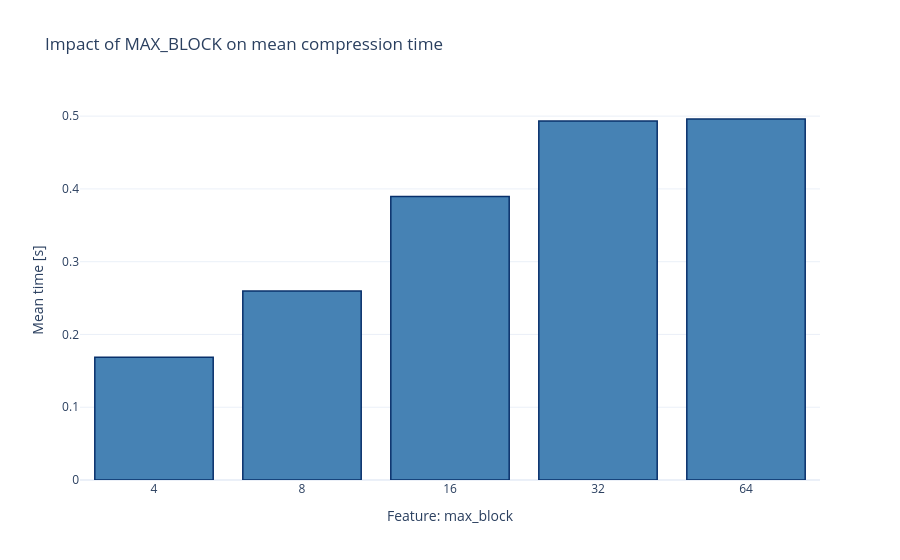
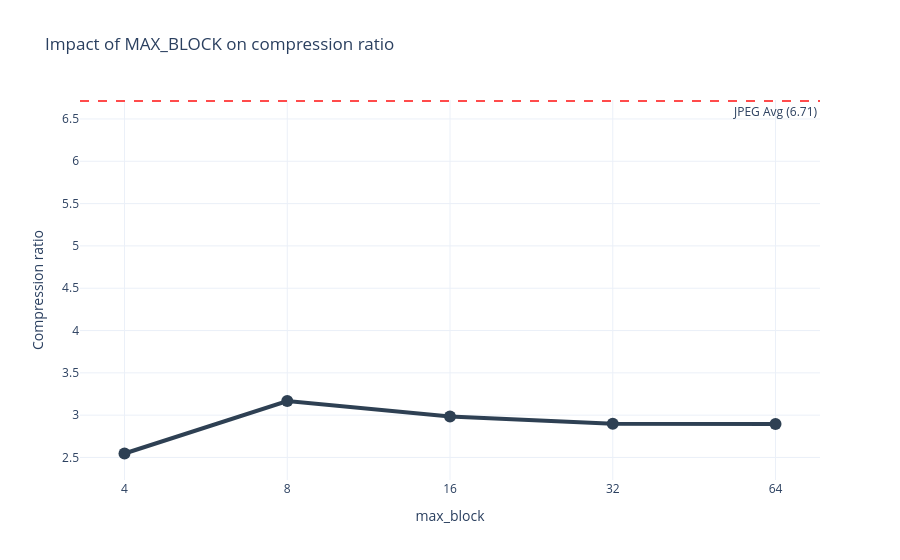
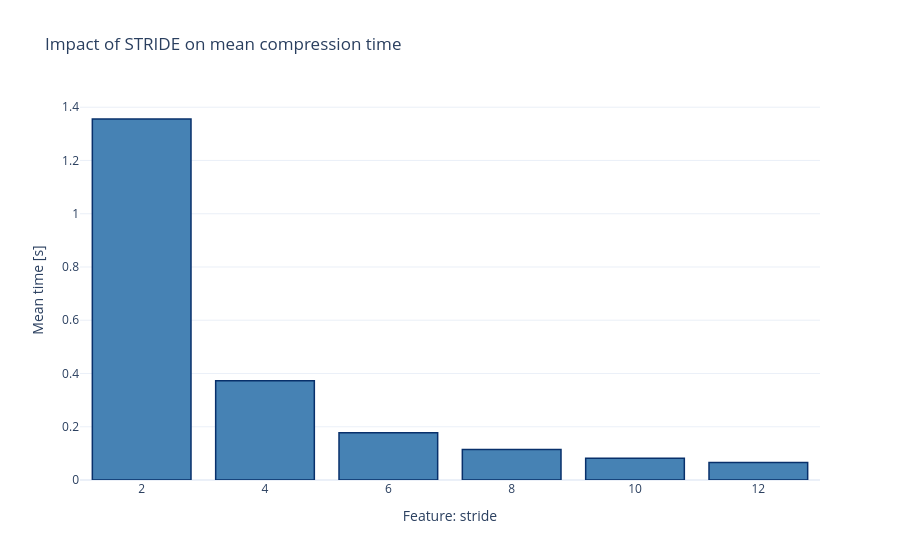
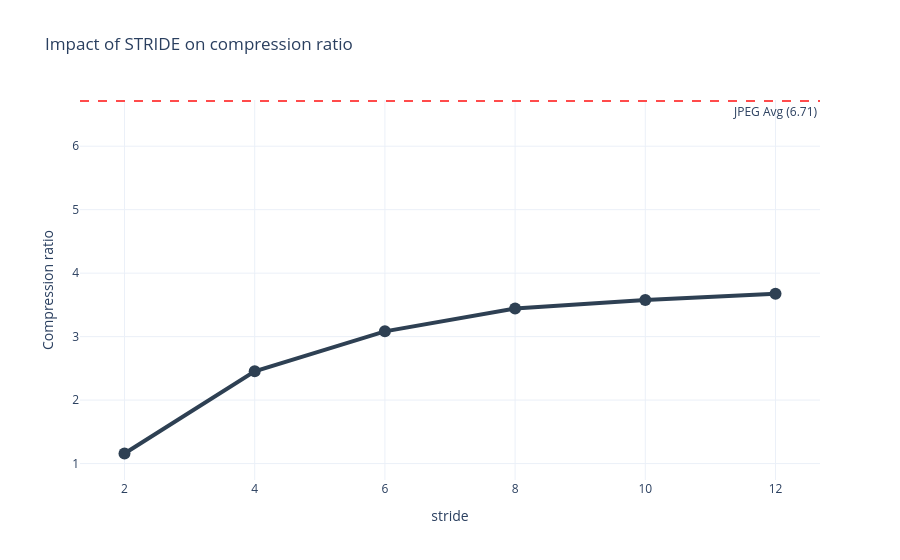

Write notebook code for charts like these, in order.
### Code cell
visualize_bench_result(df_stride_max, features=["max_block", "stride"])

### Figure 1 — Plotly figure (JSON) as saved in the notebook; plotly's stock layout.template omitted (floating-point values rounded to 4 significant figures)
{"data": [{"hovertemplate": "Feature: max_block=%{x}<br>Mean time [s]=%{y}<extra></extra>", "legendgroup": "", "marker": {"color": "#4682B4", "line": {"color": "rgb(8,48,107)", "width": 1.5}, "pattern": {"shape": ""}}, "name": "", "orientation": "v", "showlegend": false, "textposition": "auto", "type": "bar", "x": ["4", "8", "16", "32", "64"], "xaxis": "x", "y": [0.1685, 0.2597, 0.3897, 0.4932, 0.4961], "yaxis": "y"}], "layout": {"barmode": "relative", "legend": {"tracegroupgap": 0}, "title": {"text": "Impact of MAX_BLOCK on mean compression time"}, "xaxis": {"anchor": "y", "domain": [0, 1], "title": {"text": "Feature: max_block"}, "type": "category"}, "yaxis": {"anchor": "x", "domain": [0, 1], "title": {"text": "Mean time [s]"}}}}

### Figure 2 — Plotly figure (JSON) as saved in the notebook; plotly's stock layout.template omitted (floating-point values rounded to 4 significant figures)
{"data": [{"hovertemplate": "max_block=%{x}<br>Compression ratio=%{y}<extra></extra>", "legendgroup": "", "line": {"color": "#2E4053", "dash": "solid", "width": 4}, "marker": {"size": 12, "symbol": "circle"}, "mode": "lines+markers", "name": "", "orientation": "v", "showlegend": false, "type": "scatter", "x": ["4", "8", "16", "32", "64"], "xaxis": "x", "y": [2.547, 3.166, 2.984, 2.899, 2.897], "yaxis": "y"}], "layout": {"annotations": [{"showarrow": false, "text": "JPEG Avg (6.71)", "x": 1, "xanchor": "right", "xref": "x domain", "y": 6.712, "yanchor": "top", "yref": "y"}], "legend": {"tracegroupgap": 0}, "shapes": [{"line": {"color": "#FF4B4B", "dash": "dash"}, "type": "line", "x0": 0, "x1": 1, "xref": "x domain", "y0": 6.712, "y1": 6.712, "yref": "y"}], "title": {"text": "Impact of MAX_BLOCK on compression ratio"}, "xaxis": {"anchor": "y", "domain": [0, 1], "title": {"text": "max_block"}, "type": "category"}, "yaxis": {"anchor": "x", "domain": [0, 1], "title": {"text": "Compression ratio"}}}}

### Figure 3 — Plotly figure (JSON) as saved in the notebook; plotly's stock layout.template omitted (floating-point values rounded to 4 significant figures)
{"data": [{"hovertemplate": "Feature: stride=%{x}<br>Mean time [s]=%{y}<extra></extra>", "legendgroup": "", "marker": {"color": "#4682B4", "line": {"color": "rgb(8,48,107)", "width": 1.5}, "pattern": {"shape": ""}}, "name": "", "orientation": "v", "showlegend": false, "textposition": "auto", "type": "bar", "x": ["2", "4", "6", "8", "10", "12"], "xaxis": "x", "y": [1.356, 0.3729, 0.1774, 0.115, 0.08163, 0.06587], "yaxis": "y"}], "layout": {"barmode": "relative", "legend": {"tracegroupgap": 0}, "title": {"text": "Impact of STRIDE on mean compression time"}, "xaxis": {"anchor": "y", "domain": [0, 1], "title": {"text": "Feature: stride"}, "type": "category"}, "yaxis": {"anchor": "x", "domain": [0, 1], "title": {"text": "Mean time [s]"}}}}

### Figure 4 — Plotly figure (JSON) as saved in the notebook; plotly's stock layout.template omitted (floating-point values rounded to 4 significant figures)
{"data": [{"hovertemplate": "stride=%{x}<br>Compression ratio=%{y}<extra></extra>", "legendgroup": "", "line": {"color": "#2E4053", "dash": "solid", "width": 4}, "marker": {"size": 12, "symbol": "circle"}, "mode": "lines+markers", "name": "", "orientation": "v", "showlegend": false, "type": "scatter", "x": ["2", "4", "6", "8", "10", "12"], "xaxis": "x", "y": [1.159, 2.454, 3.083, 3.442, 3.578, 3.676], "yaxis": "y"}], "layout": {"annotations": [{"showarrow": false, "text": "JPEG Avg (6.71)", "x": 1, "xanchor": "right", "xref": "x domain", "y": 6.712, "yanchor": "top", "yref": "y"}], "legend": {"tracegroupgap": 0}, "shapes": [{"line": {"color": "#FF4B4B", "dash": "dash"}, "type": "line", "x0": 0, "x1": 1, "xref": "x domain", "y0": 6.712, "y1": 6.712, "yref": "y"}], "title": {"text": "Impact of STRIDE on compression ratio"}, "xaxis": {"anchor": "y", "domain": [0, 1], "title": {"text": "stride"}, "type": "category"}, "yaxis": {"anchor": "x", "domain": [0, 1], "title": {"text": "Compression ratio"}}}}
